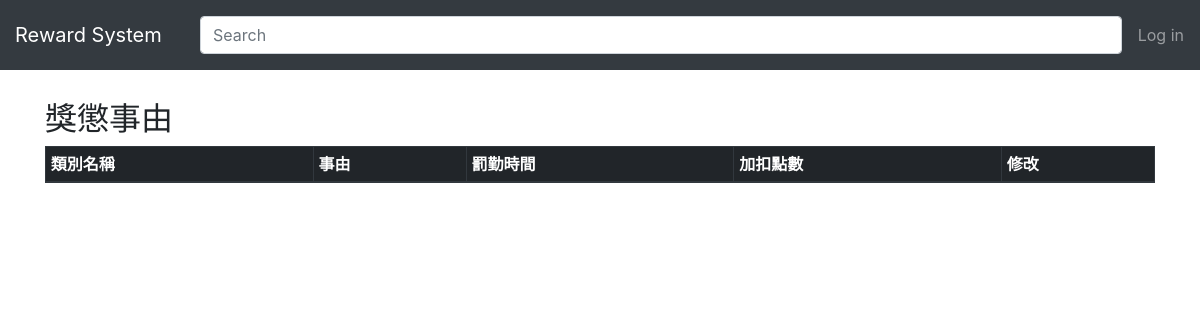
The app's page /situation/categoryview/, older data.
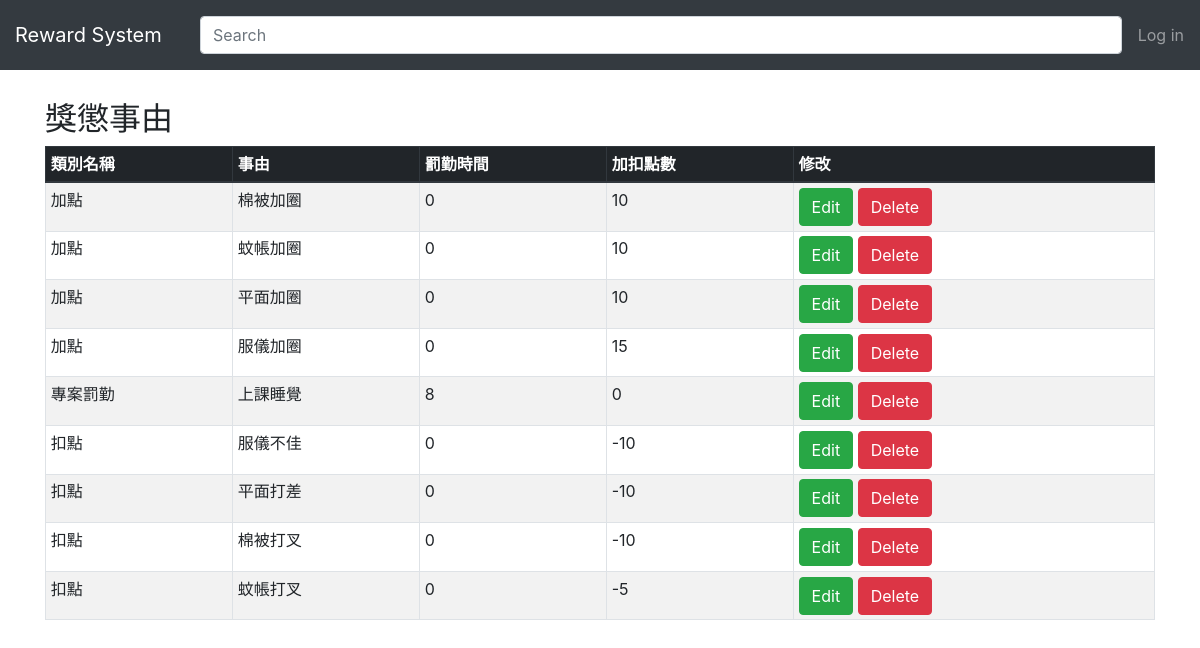
The same page, newer data.
### status/models.py (models this page shows, shortened)
class Category(models.Model):
    category = models.TextField(max_length=20)
    cause = models.CharField(max_length=50)
    time = models.PositiveIntegerField(default=0)
    point = models.IntegerField(default=0)
    manager = models.ForeignKey(User,on_delete=models.CASCADE)

### status/views.py (the view)
# urls.py: path('categoryview/',status.views.categoryview, name='categoryview'),
def categoryview(request):
    category = Category.objects.order_by('category','point','time')
    return render(request,'status/categoryview.html',{'category':category})

### status/templates/status/categoryview.html (shortened to what this page needs)
<!DOCTYPE html>
<html lang="en">
<head>
    {% load static %}
    <link rel="stylesheet" href="{% static "css/bootstrap.min.css" %}" />
</head>
<body>
    <nav class="navbar navbar-dark fixed-top bg-dark flex-md-nowrap p-0 shadow" style="height: 70px">
        <a class="navbar-brand col-sm-3 col-md-2 mr-0" href="{% url 'managerhome' %}">Reward System</a>
        <input class="form-control form-control-dark w-100" type="text" placeholder="Search" aria-label="Search">
        <ul class="navbar-nav px-3">
            <li class="nav-item text-nowrap">
            {% if user.is_authenticated %}
                <a class="nav-link" href="javascript:{document.getElementById('logout').submit()}">Log out</a>
                <form id='logout' method='POST' action="{% url 'logout' %}">
            {% csrf_token %}
                <input type='hidden'/>
                <form/>
            {% else %}
                <a class="nav-link" href="{% url 'login' %}">Log in</a>
            {% endif %}
            </li>
        </ul>
    </nav>
    <div class="container" >
    <h2>獎懲事由</h2>
    <table class="table table-striped table-bordered table-sm">
    <thead class="thead-dark">
        <tr>
            <th>類別名稱</th>
            <th>事由</th>
            <th>罰勤時間</th>
            <th>加扣點數</th>
            <th>修改</th>
        </tr>
    </thead>
{% for category in category.all %}
    <tr>
        <td>{{ category.category }}</td>
        <td>{{ category.cause }}</td>
        <td>{{ category.time }}</td>
        <td>{{ category.point }}</td>
        <td>
            <a href="/editcat/{{ category.id }}"><span class="btn btn-success"> Edit </span></a>
            <a href="/deletecat/{{ category.id }}" class="btn btn-danger" onclick="return confirm_delete()">Delete</a>
        </td>
    </tr>
{% endfor %}
    </table>
</div>
</body>
</html>

### status/templates/status/categoryview.html (style rules this page uses)
.container { width:500px; padding-top:100px; padding-left:60px; }

Row changes from the older to the newer data that the page shows:
added Category: category "加點", cause "棉被加圈", time "0", point "10"
added Category: category "加點", cause "蚊帳加圈", time "0", point "10"
added Category: category "加點", cause "平面加圈", time "0", point "10"
added Category: category "加點", cause "服儀加圈", time "0", point "15"
added Category: category "專案罰勤", cause "上課睡覺", time "8", point "0"
added Category: category "扣點", cause "服儀不佳", time "0", point "-10"
added Category: category "扣點", cause "平面打差", time "0", point "-10"
added Category: category "扣點", cause "棉被打叉", time "0", point "-10"
added Category: category "扣點", cause "蚊帳打叉", time "0", point "-5"
